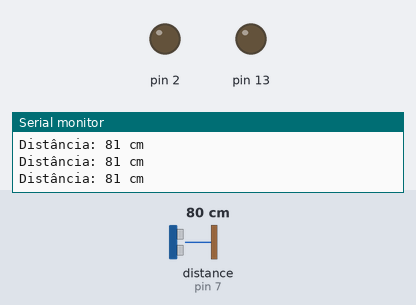
The sketch below on a simulated Arduino Uno, built with avr-gcc and run on an emulated ATmega328P. Shown: output pins drawn as LEDs (lit = HIGH), the last lines printed to the serial monitor. The test bench sets the inputs (shaded band); at power-on: distance to the obstacle (sensor on pin 7) 80 cm. The echo pulse lasts 58.3 µs per cm.

Above: at 1.2 s.
1.3 s: distance to the obstacle (sensor on pin 7) set to 16 cm
4.3 s: distance to the obstacle (sensor on pin 7) set to 13 cm
At 5.0 s:
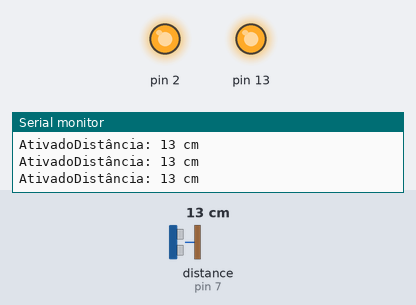
5.8 s: distance to the obstacle (sensor on pin 7) set to 35 cm
At 6.2 s:
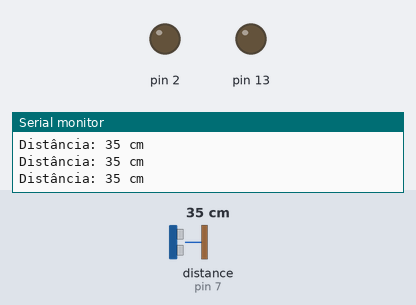
7.3 s: distance to the obstacle (sensor on pin 7) set to 9 cm
At 7.9 s:
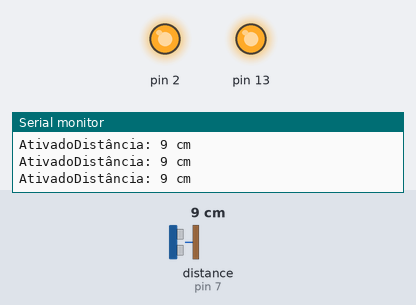
Timing chart, 0 to 9.8 s (numbered marks = the images above; inputs shaded):
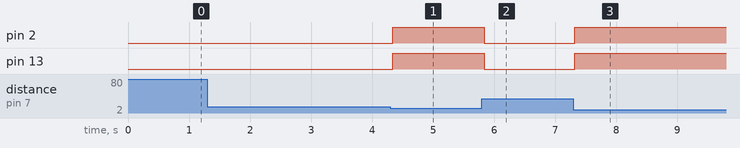

The sketch:

arma-de-agua-arduino.ino
```cpp
#include <NewPing.h>

// Define os pinos do sensor
#define TRIGGER_PIN  4
#define ECHO_PIN     7
#define MAX_DISTANCE 200  // Distância máxima em cm (pode ajustar conforme necessário)

NewPing sonar(TRIGGER_PIN, ECHO_PIN, MAX_DISTANCE);

void setup() {
  Serial.begin(9600);
  pinMode(13,OUTPUT);
  pinMode(2, OUTPUT);
}

void loop() {
  delay(50); // Espera entre medições (evita sobrecarga no sensor)

  int distancia = sonar.ping_cm();  // Mede a distância em cm

  if (distancia > 0) {
    if (distancia < 15){
      digitalWrite(2, HIGH);
      Serial.print("Ativado");
      digitalWrite(13, HIGH);
    } else {
      digitalWrite(2, LOW);
      digitalWrite(13, LOW);
    }
    Serial.print("Distância: ");
    Serial.print(distancia);
    Serial.println(" cm");
  } else if (distancia == 0) {
    Serial.println("Distancia 0");
    digitalWrite(2, LOW);
    digitalWrite(13, LOW);
  } else {
    Serial.println("Sem leitura");
    digitalWrite(2, LOW);
    digitalWrite(13, LOW);
  }

}
```

Measured:
- the behaviour switches between 15 and 14 cm on distance to the obstacle (sensor on pin 7) (found by bisection; images 0 and 1)
- after the input at 4.3 s, pin 2, pin 13: LOW → HIGH at once
- after the input at 5.8 s, pin 2, pin 13: HIGH → LOW at once
- after the input at 7.3 s, pin 2, pin 13: LOW → HIGH at once
